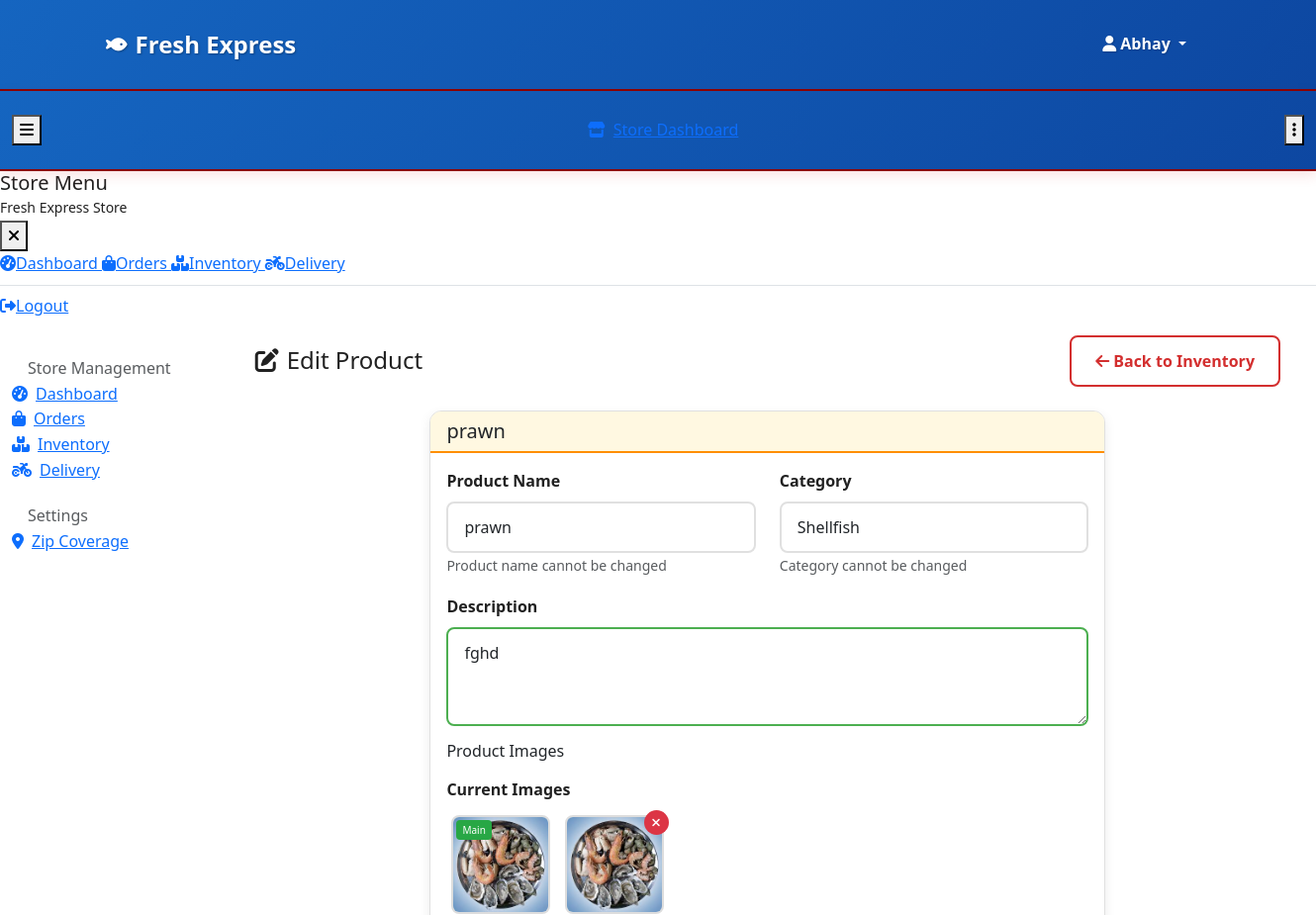
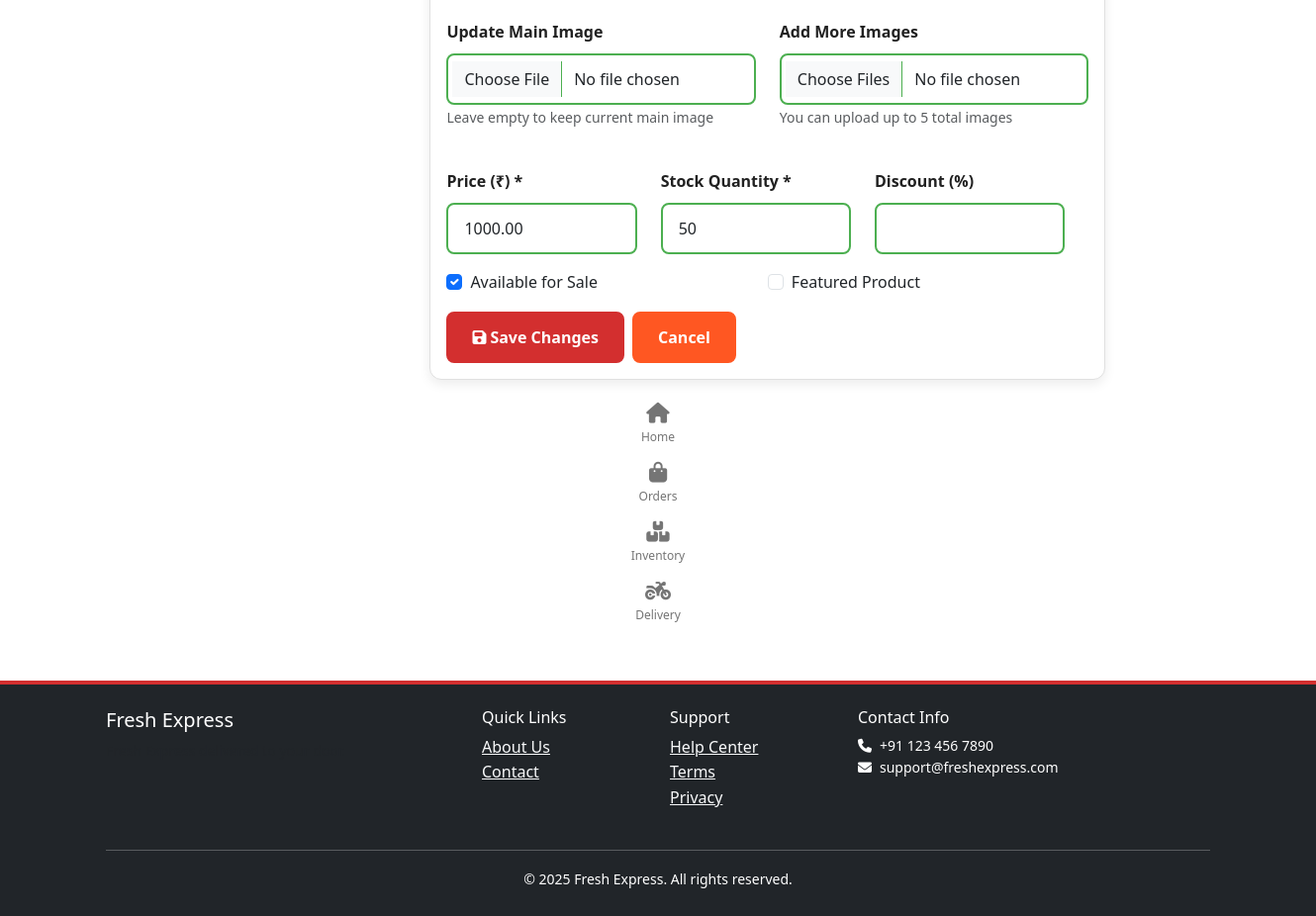
/stores/inventory/edit/129/ (signed in), run on the app's committed database (2 pictures, top to bottom).
### accounts/models.py (models this page shows, shortened)
class User(AbstractUser):
    USER_TYPES = [
        ('customer', 'Customer'),
        ('store_owner', 'Store Owner'),
        ('delivery_agent', 'Delivery Agent'),
        ('admin', 'Admin'),
    ]
    user_type = models.CharField(max_length=20, choices=USER_TYPES, default='customer')
    phone_number = models.CharField(max_length=15, blank=True, null=True)
    email_verified = models.BooleanField(default=False)
    phone_verified = models.BooleanField(default=False)
    created_at = models.DateTimeField(auto_now_add=True)
    updated_at = models.DateTimeField(auto_now=True)

### catalog/models.py (models this page shows, shortened)
class StoreProduct(TimeStampedModel):
    AVAILABILITY_STATUS = [
        ('in_stock', 'In Stock'),
        ('out_of_stock', 'Out of Stock'),
        ('pre_order', 'Pre-order'),
        ('discontinued', 'Discontinued'),
    ]
    store = models.ForeignKey(Store, on_delete=models.CASCADE, related_name='products')
    product = models.ForeignKey(Product, on_delete=models.CASCADE, related_name='store_products')
    price = models.DecimalField(max_digits=8, decimal_places=2)
    compare_price = models.DecimalField(max_digits=8, decimal_places=2, blank=True, null=True)
    cost_price = models.DecimalField(max_digits=8, decimal_places=2, blank=True, null=True)
    stock_quantity = models.PositiveIntegerField(default=0)
    low_stock_threshold = models.PositiveIntegerField(default=10)
    availability_status = models.CharField(max_length=20, choices=AVAILABILITY_STATUS, default='in_stock')
    is_featured = models.BooleanField(default=False)
    is_available = models.BooleanField(default=True)
    store_notes = models.TextField(blank=True, null=True)
    prep_time_minutes = models.PositiveIntegerField(default=0, help_text="Additional prep time")
    @property
    def discount_percentage(self):
        if self.compare_price and self.compare_price > self.price:
            return round(((self.compare_price - self.price) / self.compare_price) * 100, 2)
        return 0
    class Meta:
        unique_together = ['store', 'product']
        ordering = ['-is_featured', 'product__name']
        indexes = [
            models.Index(fields=['store', 'availability_status', 'is_available']),
            models.Index(fields=['is_featured', 'is_available']),
        ]

class Product(TimeStampedModel):
    name = models.CharField(max_length=200)
    slug = models.SlugField(max_length=200, unique=True)
    description = models.TextField()
    category = models.ForeignKey(Category, on_delete=models.CASCADE, related_name='products')
    sku = models.CharField(max_length=50, unique=True, blank=True, null=True)
    brand = models.CharField(max_length=100, blank=True, null=True)
    weight_per_unit = models.DecimalField(max_digits=6, decimal_places=2, help_text="Weight in grams")
    unit_type = models.CharField(max_length=20, default='grams')
    image = models.ImageField(upload_to='products/', blank=True, null=True, help_text="Main product image (required)")
    nutritional_info = models.JSONField(default=dict, blank=True)
    meta_title = models.CharField(max_length=200, blank=True, null=True)
    meta_description = models.TextField(blank=True, null=True)
    is_active = models.BooleanField(default=True)
    class Meta:
        ordering = ['category', 'name']
        indexes = [
            models.Index(fields=['category', 'is_active']),
            models.Index(fields=['slug']),
        ]

class Category(TimeStampedModel):
    name = models.CharField(max_length=100, unique=True)
    slug = models.SlugField(max_length=100, unique=True)
    description = models.TextField(blank=True, null=True)
    image = models.ImageField(upload_to='categories/', blank=True, null=True)
    parent = models.ForeignKey('self', on_delete=models.CASCADE, blank=True, null=True, related_name='subcategories')
    is_active = models.BooleanField(default=True)
    sort_order = models.PositiveIntegerField(default=0)
    class Meta:
        ordering = ['sort_order', 'name']
        verbose_name_plural = "Categories"

class ProductImage(TimeStampedModel):
    product = models.ForeignKey(Product, on_delete=models.CASCADE, related_name='images')
    image = models.ImageField(upload_to='products/')
    alt_text = models.CharField(max_length=200, blank=True, null=True)
    sort_order = models.PositiveIntegerField(default=0)
    is_active = models.BooleanField(default=True)
    class Meta:
        ordering = ['sort_order']

### stores/views.py (the view, shortened to what this page needs)
# urls.py: path('inventory/edit/<int:product_id>/', views.edit_store_product, name='edit_product'),
@store_required
def edit_store_product(request, product_id):
    try:
        store = Store.objects.get(owner=request.user)
    except Store.DoesNotExist:
        return redirect('core:home')
    store_product = get_object_or_404(StoreProduct, id=product_id, store=store)
    from catalog.models import Category
    categories = Category.objects.filter(is_active=True).order_by('sort_order', 'name')
    context = {
        'store': store,
        'store_product': store_product,
        'categories': categories,
    }
    return render(request, 'stores/edit_product.html', context)

### templates/stores/edit_product.html (shortened to what this page needs)
{% extends 'stores/base.html' %}
{% load static %}
{% block store_content %}
<div class="container py-3">
    <div class="d-flex justify-content-between align-items-center mb-4">
        <h2 class="h4 mb-0">
            <i class="fas fa-edit me-2"></i>Edit Product
        </h2>
        <a href="{% url 'stores:inventory_management' %}" class="btn btn-outline-primary">
            <i class="fas fa-arrow-left me-1"></i>Back to Inventory
        </a>
    </div>
    <div class="row">
        <div class="col-md-8 mx-auto">
            <div class="card">
                <div class="card-header">
                    <h5 class="mb-0">{{ store_product.product.name }}</h5>
                </div>
                <div class="card-body">
                    <form method="post" enctype="multipart/form-data">
                        <div class="row">
                            <div class="col-md-6">
                                <div class="mb-3">
                                    <label class="form-label">Product Name</label>
                                    <input type="text" class="form-control" value="{{ store_product.product.name }}" readonly>
                                    <small class="form-text text-muted">Product name cannot be changed</small>
                                </div>
                            </div>
                            <div class="col-md-6">
                                <div class="mb-3">
                                    <label class="form-label">Category</label>
                                    <input type="text" class="form-control" value="{{ store_product.product.category.name }}" readonly>
                                    <small class="form-text text-muted">Category cannot be changed</small>
                                </div>
                            </div>
                        </div>
                        <div class="mb-3">
                            <label for="description" class="form-label">Description</label>
                            <textarea class="form-control" id="description" name="description" rows="3">{{ store_product.product.description }}</textarea>
                        </div>
                        <div class="mb-4">
                            <h6 class="mb-3">Product Images</h6>
                            <div class="mb-3">
                                <label class="form-label">Current Images</label>
                                <div class="current-images">
                                    {% if store_product.product.image %}
                                    <div class="image-preview">
                                        <img src="{{ store_product.product.image.url }}" alt="Main Image">
                                        <div class="main-image-badge">Main</div>
                                    </div>
                                    {% endif %}
                                    {% for img in store_product.product.images.all %}
                                    <div class="image-preview">
                                        <img src="{{ img.image.url }}" alt="Additional Image">
                                        <button type="button" class="delete-image-btn" onclick="markForDeletion({{ img.id }})">
                                            <i class="fas fa-times"></i>
                                        </button>
                                    </div>
                                    {% endfor %}
                                </div>
                            </div>
                            <div class="row">
                                <div class="col-md-6">
                                    <div class="mb-3">
                                        <label for="main_image" class="form-label">Update Main Image</label>
                                        <input type="file" class="form-control" id="main_image" name="main_image" accept="image/*">
                                        <small class="form-text text-muted">Leave empty to keep current main image</small>
                                    </div>
                                </div>
                                <div class="col-md-6">
                                    <div class="mb-3">
                                        <label for="additional_images" class="form-label">Add More Images</label>
                                        <input type="file" class="form-control" id="additional_images" name="additional_images" accept="image/*" multiple>
                                        <small class="form-text text-muted">You can upload up to {{ store_product.product.images.count|add:"4" }} total images</small>
                                    </div>
                                </div>
                            </div>
                        </div>
                        <div class="row">
                        <div class="row">
                            <div class="col-md-4">
                                <div class="mb-3">
                                    <label for="price" class="form-label">Price (₹) *</label>
                                    <input type="number" class="form-control" id="price" name="price" step="0.01" value="{{ store_product.price }}" required>
                                </div>
                            </div>
                            <div class="col-md-4">
                                <div class="mb-3">
                                    <label for="stock_quantity" class="form-label">Stock Quantity *</label>
                                    <input type="number" class="form-control" id="stock_quantity" name="stock_quantity" value="{{ store_product.stock_quantity }}" required>
                                </div>
                            </div>
                            <div class="col-md-4">
                                <div class="mb-3">
                                    <label for="discount_percentage" class="form-label">Discount (%)</label>
                                    <input type="number" class="form-control" id="discount_percentage" name="discount_percentage" min="0" max="100" value="{{ store_product.discount_percentage|default:'' }}">
                                </div>
                            </div>
                        </div>
                        <div class="row">
                            <div class="col-md-6">
                                <div class="mb-3 form-check">
                                    <input type="checkbox" class="form-check-input" id="is_available" name="is_available"
                                           {% if store_product.is_available %}checked{% endif %}>
                                    <label class="form-check-label" for="is_available">
                                        Available for Sale
                                    </label>
                                </div>
                            </div>
                            <div class="col-md-6">
                                <div class="mb-3 form-check">
                                    <input type="checkbox" class="form-check-input" id="is_featured" name="is_featured"
                                           {% if store_product.is_featured %}checked{% endif %}>
                                    <label class="form-check-label" for="is_featured">
                                        Featured Product
                                    </label>
                                </div>
                            </div>
                        </div>
                        <div class="d-flex gap-2">
                            <button type="submit" class="btn btn-primary">
                                <i class="fas fa-save me-1"></i>Save Changes
                            </button>
                            <a href="{% url 'stores:inventory_management' %}" class="btn btn-secondary">
                                Cancel
                            </a>
                        </div>
                    </form>
                </div>
            </div>
        </div>
    </div>
</div>
{% endblock %}

### templates/base.html (shortened to what this page needs)
<!DOCTYPE html>
<html lang="en">
<head>
    <link href="https://cdn.jsdelivr.net/npm/bootstrap@5.3.0/dist/css/bootstrap.min.css" rel="stylesheet">
    <link href="https://cdnjs.cloudflare.com/ajax/libs/font-awesome/6.4.0/css/all.min.css" rel="stylesheet">
    {% load static %}
    <link href="{% static 'css/appetite-theme.css' %}" rel="stylesheet">
    <link href="{% static 'css/common.css' %}" rel="stylesheet">
    <link href="{% static 'css/global-product-card.css' %}" rel="stylesheet">
</head>
<body>
    <nav class="navbar navbar-expand-lg navbar-light bg-white shadow-sm">
        <div class="container" >
            <a class="navbar-brand fw-bold text-primary" href="{% url 'core:home' %}">
                <i class="fas fa-fish me-2"></i>Fresh Express
            </a>
            <div class="collapse navbar-collapse" id="navbarNav">
                <ul class="navbar-nav">
                    {% if user.is_authenticated %}
                    <li class="nav-item dropdown">
                        <a class="nav-link dropdown-toggle" href="#" id="userDropdown" role="button"
                           data-bs-toggle="dropdown" aria-expanded="false">
                            <i class="fas fa-user me-1"></i>{{ user.get_full_name|default:user.username }}
                        </a>
                    </li>
                    {% endif %}
                </ul>
            </div>
        </div>
    </nav>
    <main>
        {% block content %}{% endblock %}
    </main>
    <footer class="bg-dark text-white mt-5 py-4">
        <div class="container">
            <div class="row">
                <div class="col-md-4">
                    <h5>Fresh Express</h5>
                    <p class="small text-muted">Fresh Express delivered to your door.</p>
                </div>
                <div class="col-md-2">
                    <h6>Quick Links</h6>
                    <ul class="list-unstyled">
                        <li><a href="{% url 'core:about' %}" class="text-light">About Us</a></li>
                        <li><a href="{% url 'core:contact' %}" class="text-light">Contact</a></li>
                    </ul>
                </div>
                <div class="col-md-2">
                    <h6>Support</h6>
                    <ul class="list-unstyled">
                        <li><a href="{% url 'chat:chat_list' %}" class="text-light">Help Center</a></li>
                        <li><a href="{% url 'core:terms' %}" class="text-light">Terms</a></li>
                        <li><a href="{% url 'core:privacy' %}" class="text-light">Privacy</a></li>
                    </ul>
                </div>
                <div class="col-md-4">
                    <h6>Contact Info</h6>
                    <p class="small">
                        <i class="fas fa-phone me-2"></i>+91 123 456 7890<br>
                        <i class="fas fa-envelope me-2"></i>support@freshexpress.com
                    </p>
                </div>
            </div>
            <hr class="mt-4">
            <div class="text-center">
                <small>&copy; 2025 Fresh Express. All rights reserved.</small>
            </div>
        </div>
    </footer>
    <script src="{% load static %}{% static 'js/main.js' %}"></script>
</body>
</html>

### data on the page
User: get_full_name "Abhay"
StoreProduct: product.name "prawn", product.category.name "Shellfish", description "fghd", product.image (picture), product.images.count|add "5", price "1000.00", stock_quantity "50", is_available "☑"
ProductImage: image (picture)
